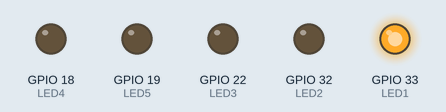
Recording of a sketch running on a simulated ESP32. On the bench: output pins drawn as LEDs (lit = HIGH).

Above: at 0.2 s.
At 1.2 s:
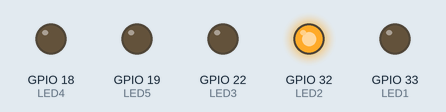
At 2.5 s:
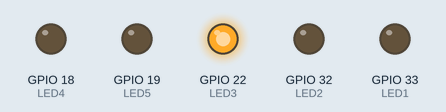
At 4.5 s:
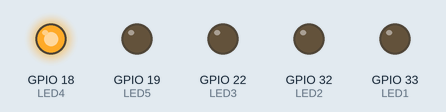
At 6.5 s:
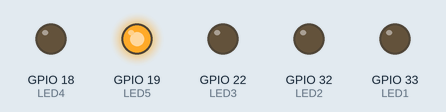
At 7.5 s:
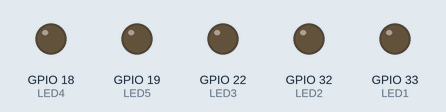
Timing chart, 0 to 10.4 s (numbered marks = the images above):
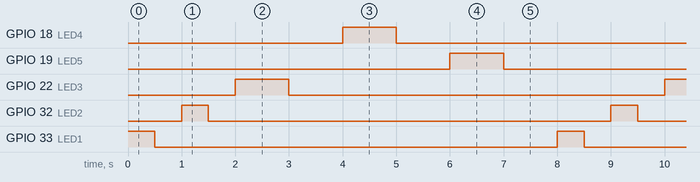

The sketch:

sketch_jul01a.ino
```cpp
#define LED1 33
#define LED2 32
const int LED3 = 22 ;
const int LED4 = 18 ;
const int LED5 = 19 ;

void setup() {
  // put your setup code here, to run once:
 Serial.begin(9600);
pinMode (LED1,OUTPUT);
pinMode (LED2,OUTPUT);
pinMode (LED3,OUTPUT);
pinMode (LED4,OUTPUT);
pinMode (LED5,OUTPUT);
}

void loop() {
  // put your main code here, to run repeatedly:
digitalWrite (LED1,HIGH) ;
delay (500) ;
digitalWrite (LED1,LOW) ;
delay (500) ;
digitalWrite (LED2,HIGH) ;
delay (500) ;
digitalWrite (LED2,LOW) ;
delay (500) ;
digitalWrite (LED3,HIGH) ;
delay (1000) ;
digitalWrite (LED3,LOW) ;
delay (1000) ;
digitalWrite (LED4,HIGH) ;
delay (1000) ;
digitalWrite (LED4,LOW) ;
delay (1000) ;
digitalWrite (LED5,HIGH) ;
delay (1000) ;
digitalWrite (LED5,LOW) ;
delay (1000) ;
}
```

Measured:
- by itself, GPIO 18 (LED4), GPIO 19 (LED5), GPIO 22 (LED3): alternates HIGH for 1.0 s and LOW for 7.0 s
- by itself, GPIO 32 (LED2), GPIO 33 (LED1): alternates HIGH for 0.50 s and LOW for 7.5 s
- by itself, everything shown: repeats every 8.0 s, in 10 steps
